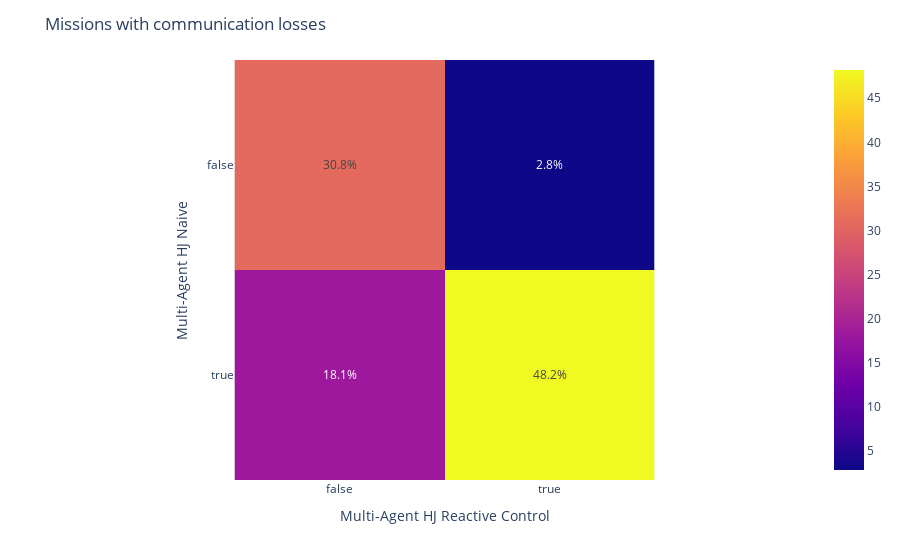

The code cell stored with this chart in its notebook:
### Markdown cell above
+ Missions with communication losses

### Code cell
fig_conf_react_comm_loss= plot_confusion_matrix(metrics_hj_naive["Isolated_platform_metric"]>0, 
                        metrics_hj_reactive["Isolated_platform_metric"]>0, 'Multi-Agent HJ Naive', 
                        'Multi-Agent HJ Reactive Control', title_name="Missions with communication losses")

### Figure 1 — Plotly figure (JSON) as saved in the notebook; plotly's stock layout.template omitted (floating-point values rounded to 4 significant figures)
{"data": [{"coloraxis": "coloraxis", "hovertemplate": "Multi-Agent HJ Reactive Control: %{x}<br>Multi-Agent HJ Naive: %{y}<br>color: %{z}<extra></extra>", "name": "0", "text": [[30.83, 2.846], [18.12, 48.2]], "textfont": {"size": 12}, "texttemplate": "%{text:.1f}%", "type": "heatmap", "x": [false, true], "xaxis": "x", "y": [false, true], "yaxis": "y", "z": [[30.83, 2.846], [18.12, 48.2]]}], "layout": {"coloraxis": {"colorscale": [[0, "#0d0887"], [0.1111, "#46039f"], [0.2222, "#7201a8"], [0.3333, "#9c179e"], [0.4444, "#bd3786"], [0.5556, "#d8576b"], [0.6667, "#ed7953"], [0.7778, "#fb9f3a"], [0.8889, "#fdca26"], [1, "#f0f921"]]}, "margin": {"t": 60}, "title": {"text": "Missions with communication losses"}, "xaxis": {"anchor": "y", "constrain": "domain", "domain": [0, 1], "scaleanchor": "y", "title": {"text": "Multi-Agent HJ Reactive Control"}}, "yaxis": {"anchor": "x", "autorange": "reversed", "constrain": "domain", "domain": [0, 1], "title": {"text": "Multi-Agent HJ Naive"}}}}
